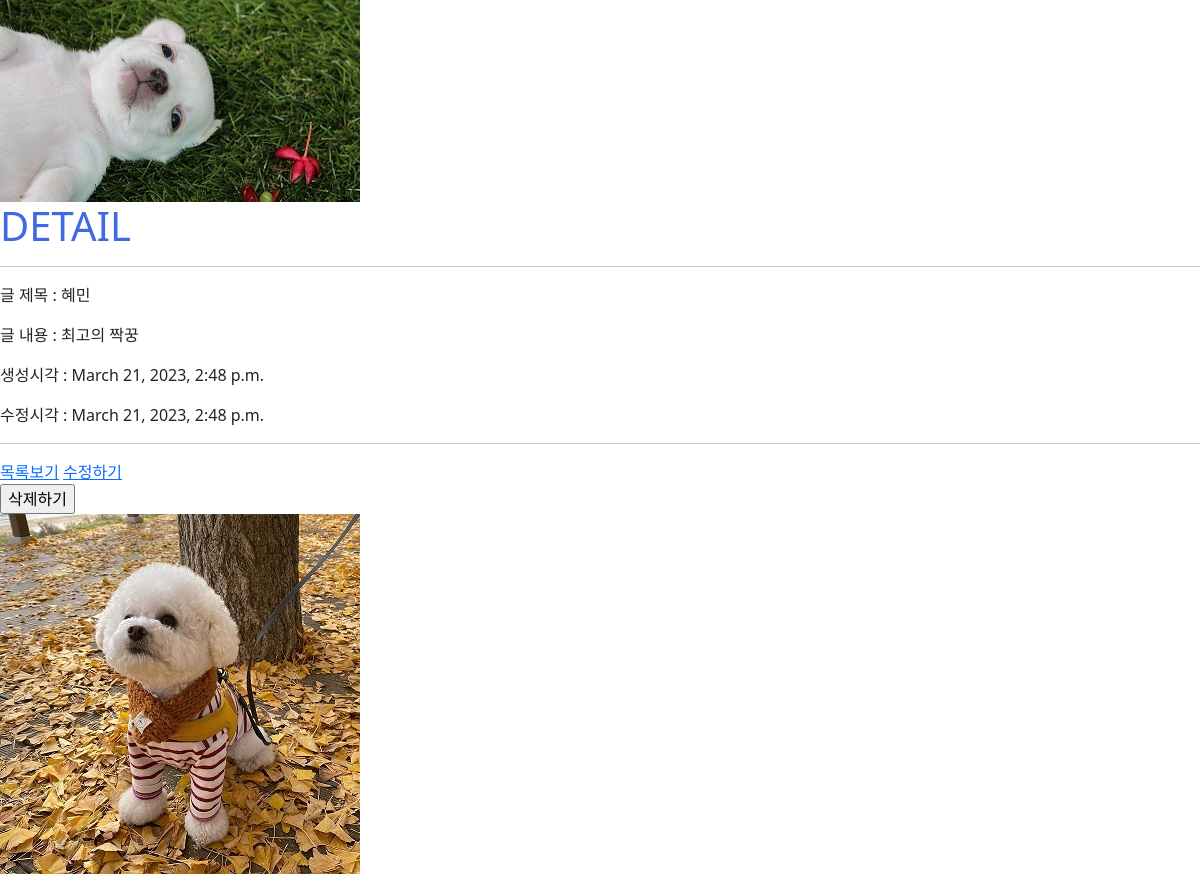
The page /articles/5/ on the database its author committed.
### articles/models.py (models this page shows, shortened)
class Article(models.Model):
    title = models.CharField(max_length=30)
    content = models.TextField()
    created_at = models.DateTimeField(auto_now_add=True)
    updated_at = models.DateTimeField(auto_now=True)

### articles/views.py (the view)
# urls.py: path('<int:pk>/', views.detail, name='detail'),
def detail(request, pk):
    article = Article.objects.get(pk=pk)
    context = {'article': article}
    return render(request, 'articles/detail.html', context)

### articles/templates/articles/detail.html (shortened to what this page needs)
{% extends 'base.html' %}
{% block content %}
  <h1>DETAIL</h1>
  <hr>
  <p>글 제목 : {{article.title}}</p>
  <p>글 내용 : {{article.content}}</p>
  <p>생성시각 : {{article.created_at}}</p>
  <p>수정시각 : {{article.updated_at}}</p>
  <hr>
  <a href="{% url 'articles:index' %}">목록보기</a>
  <a href="{% url 'articles:update' article.pk %}">수정하기</a>
  <form action="{% url 'articles:delete' article.pk %}" method="POST">
    <input type="submit" value="삭제하기" >
  </form>
{% endblock content %}

### static/base.css (style rules this page uses)
h1 { color: royalblue; }

### rows shown on the page
Article: title "혜민", content "최고의 짝꿍", created_at "March 21, 2023, 2:48 p.m.", updated_at "March 21, 2023, 2:48 p.m."
